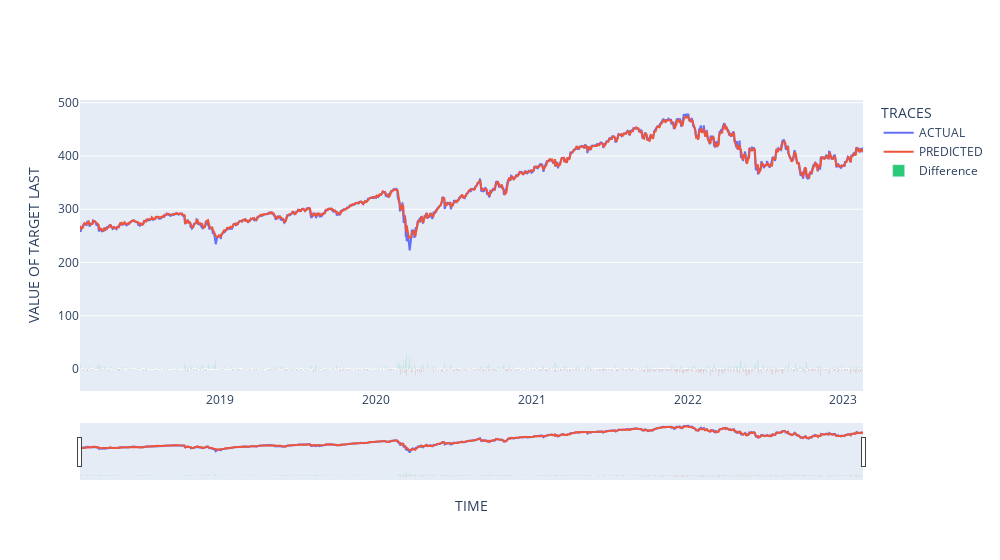

Notebook code for this chart:
### Code cell
b

### Figure 1 — Plotly figure (JSON) as saved in the notebook; plotly's stock layout.template omitted (floating-point values rounded to 4 significant figures; data arrays with more than 128 entries replaced by an {"elided": "..."} marker saying what was removed)
{"data": [{"mode": "lines", "name": "ACTUAL", "type": "scatter", "x": {"elided": "1267 str values"}, "y": {"elided": "1267 float values"}}, {"mode": "lines", "name": "PREDICTED", "type": "scatter", "x": {"elided": "1267 str values"}, "y": {"elided": "1267 float values"}}, {"marker": {"color": {"elided": "1267 str values"}}, "name": "Difference", "type": "bar", "x": {"elided": "1267 str values"}, "y": {"elided": "1267 float values"}}], "layout": {"hoverlabel": {"bgcolor": "white", "font": {"family": "Rockwell", "size": 16}}, "hovermode": "x unified", "legend": {"title": {"text": "TRACES"}}, "width": 1000, "xaxis": {"rangeslider": {"visible": true}, "title": {"text": "TIME"}, "type": "date"}, "yaxis": {"title": {"text": "VALUE OF TARGET LAST"}}}}
